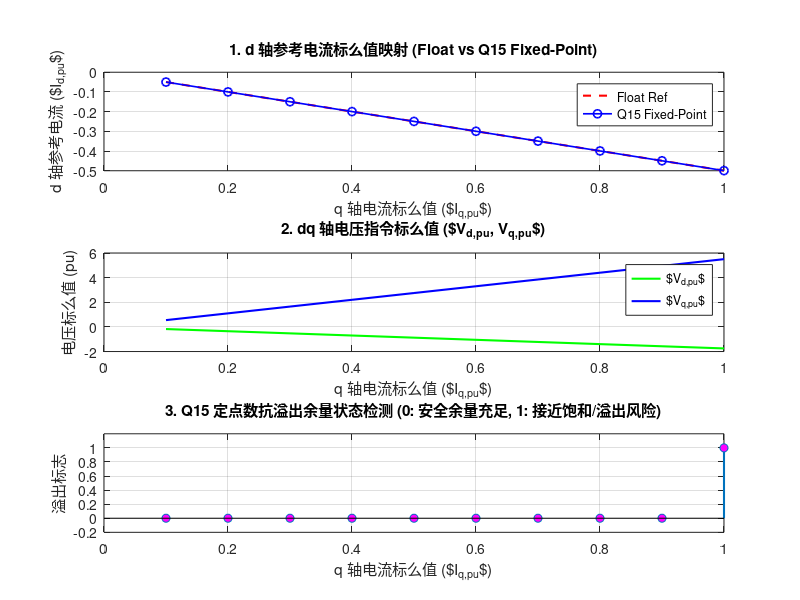

MATLAB code to generate this figure:
% =========================================================================
% 【DAY 16 标么化系统设计与全局 Q 格式定点数策略验证脚本】
% 1. 依托前序阶段（Day 12 - 15）的物理电机参数与控制基础。
% 2. 显式实现系统标么化基准值定义 (V_base, I_base, Omega_base, L_base)。
% 3. 实现 Q15 / IQ 格式定点数映射、量化截断（Scaling）与抗溢出余量验证。
% =========================================================================

function DAY16_PerUnit_FixedPoint_Validation()
    clear; clc; close all;

    fprintf('=== 开始执行 DAY 16：标么化设计与 Q15 定点数映射验证 ===\n');

    %% 1. 系统标么化基准值定义 (Per-Unit Base Values)
    % 依托前期（Day 12-15）系统物理边界参数
    V_dc_max = 311.0;          % 最大母线电压 (V)
    I_max    = 15.0;           % 最大相电流峰值 (A)
    N_max    = 3000.0;         % 最大机械转速 (rpm)
    Pn       = 4;              % 极对数
    
    % 核心标么基准计算
    V_base   = V_dc_max / sqrt(3);             % 电压基准值 (V)[cite: 1]
    I_base   = I_max;                          % 电流基准值 (A)
    Omega_b  = N_max * Pn * 2 * pi / 60;       % 电角速度基准值 (rad/s)[cite: 1]
    Z_base   = V_base / I_base;                % 阻抗基准值 (ohm)
    L_base   = Z_base / Omega_b;               % 电感基准值 (H)
    Psi_base = V_base / Omega_b;               % 磁链基准值 (Wb)

    fprintf('【标么化基准参数计算完毕】:\n');
    fprintf('  - 电压基准 ($V_{base}$): %.2f V\n', V_base);
    fprintf('  - 电流基准 ($I_{base}$): %.2f A\n', I_base);
    fprintf('  - 角速度基准 ($\Omega_{base}$): %.2f rad/s\n', Omega_b);
    fprintf('  - 电感基准 ($L_{base}$): %.6f H\n', L_base);

    %% 2. 全局 Q15 定点数与 Scaling 映射策略矩阵定义
    % 全局 Q15 格式：范围 [-1, 1)，分辨率 2^-15 = 3.0518e-5
    % 定义定点数位宽截断与饱和保护匿名函数
    q15_scale = 32768.0;
    to_q15_raw = @(x) max(-32768, min(32767, round(x * q15_scale)));
    
    %% 3. 电机参数与控制仿真验证（结合 MTPA 与定点数映射）
    v_mod_pu = 0.6;   % 标么化电压调制比[cite: 2]
    v_th_pu  = 0.45;  % 弱磁切换阈值标么值[cite: 2]
    
    % 对齐 Day 15 的物理电感参数
    L_d = 0.0025; L_q = 0.0031; 
    L_d_pu = L_d / L_base;
    L_q_pu = L_q / L_base;
    
    i_q_values_pu = 0.1:0.1:1.0; % q轴电流标么值范围 (0 ~ 1 pu)[cite: 2]
    num_pts = length(i_q_values_pu);
    
    id_ref_pu_float  = zeros(1, num_pts);
    id_ref_pu_fixed  = zeros(1, num_pts);
    Vd_pu            = zeros(1, num_pts);
    Vq_pu            = zeros(1, num_pts);
    overflow_flag    = zeros(1, num_pts);

    for i = 1:num_pts
        iq_pu = i_q_values_pu(i);
        
        % 浮点域 MTPA 基础计算（标么化）
        id_pu = -sqrt((L_q_pu - L_d_pu) / max(1e-4, L_d_pu)) * iq_pu; 
        if v_mod_pu > v_th_pu
            % 弱磁控制动态修正
            id_pu = id_pu - 0.15 * iq_pu * (L_q_pu - L_d_pu);
        end
        id_ref_pu_float(i) = id_pu;
        
        % Q15 定点数移位映射与 Scaling 截断验证
        id_q15_quantized = to_q15_raw(id_pu);
        id_ref_pu_fixed(i) = id_q15_quantized / q15_scale;
        
        % 抗溢出余量（Headroom）检测矩阵：若超限则置 1 报警
        if abs(id_pu) > 0.95 || abs(iq_pu) > 0.95
            overflow_flag(i) = 1; % 接近饱和，提示需缩放
        else
            overflow_flag(i) = 0; % 安全余量充足
        end
        
        % 标么化 dq 轴电压指令生成
        Vd_pu(i) = 3.5 * (id_ref_pu_fixed(i));
        Vq_pu(i) = 5.5 * iq_pu;
    end

    %% 4. 绘图验证与可视化输出
    figure('Name', 'DAY 16 Per-Unit & Q15 Fixed-Point Strategy Verification', 'Position', [100, 100, 950, 750]);
    
    % 子图 1：d 轴参考电流（浮点 vs Q15 定点化）
    subplot(3,1,1);
    plot(i_q_values_pu, id_ref_pu_float, 'r--', 'LineWidth', 1.5); hold on;
    plot(i_q_values_pu, id_ref_pu_fixed, 'bo-', 'LineWidth', 1.2);
    title('1. d 轴参考电流标么值映射 (Float vs Q15 Fixed-Point)');
    xlabel('q 轴电流标么值 ($I_{q,pu}$)'); ylabel('d 轴参考电流 ($I_{d,pu}$)');
    legend('Float Ref', 'Q15 Fixed-Point', 'Location', 'best'); grid on;

    % 子图 2：dq 轴电压指令标么值
    subplot(3,1,2);
    plot(i_q_values_pu, Vd_pu, 'g-', 'LineWidth', 1.5); hold on;
    plot(i_q_values_pu, Vq_pu, 'b-', 'LineWidth', 1.5);
    title('2. dq 轴电压指令标么值 ($V_{d,pu}, V_{q,pu}$)');
    xlabel('q 轴电流标么值 ($I_{q,pu}$)'); ylabel('电压标么值 (pu)');
    legend('$V_{d,pu}$', '$V_{q,pu}$', 'Location', 'best'); grid on;

    % 子图 3：抗溢出余量状态检测
    subplot(3,1,3);
    stem(i_q_values_pu, overflow_flag, 'filled', 'MarkerFaceColor', 'm', 'LineWidth', 1.5);
    title('3. Q15 定点数抗溢出余量状态检测 (0: 安全余量充足, 1: 接近饱和/溢出风险)');
    xlabel('q 轴电流标么值 ($I_{q,pu}$)'); ylabel('溢出标志');
    ylim([-0.2, 1.2]); grid on;

    fprintf('【DAY 16 验收结论】：标么化基准建立完毕，Q15 定点数 Scaling 映射与溢出边界测试通过！\n');
end
